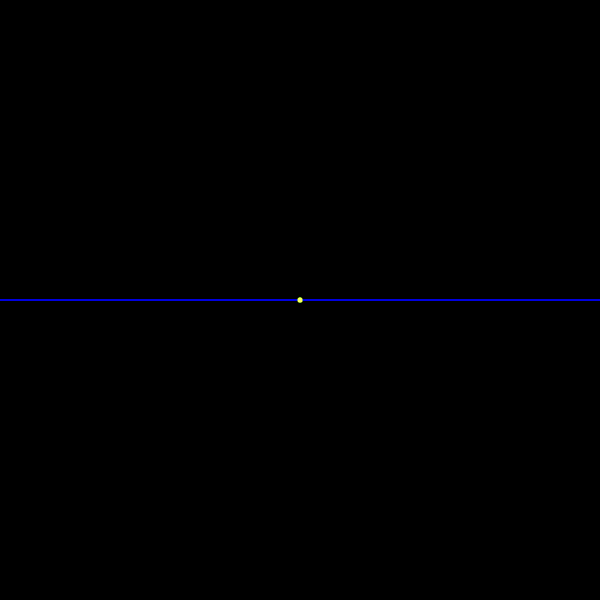
Frame 1 (no input)
Frame 60 (no input): identical to frame 1, image omitted
Frame 120 (the mouse pressed at the canvas centre since frame 60): identical to frame 1, image omitted

The p5.js sketch that drew this single still picture (run headless with seeded random() and noise() and a simulated clock; from frame 60 on, the mouse is pressed at the canvas centre):

// p5.js sketch
// ── sketch.js
let A;
let B;
let C;
let U;
let sax;
let say;
let sbx;
let sby;
let scx;
let scy;
function setup() {
    createCanvas(600, 600);
    //createCanvas(windowHeight, windowHeight);
    sax = createSlider(-width / 2, width / 2, 0, 10);
    say = createSlider(-height / 2, height / 2, 0, 10);
    sbx = createSlider(-width / 2, width / 2, 0, 10);
    sby = createSlider(-height / 2, height / 2, 0, 10);
    scx = createSlider(-width / 2, width / 2, 0, 10);
    scy = createSlider(-height / 2, height / 2, 0, 10);
    //sax.position(10, 10);
    //noLoop();
}

function draw() {
    background(0);
    translate(width / 2, height / 2);
    A = createVector(sax.value(), say.value());
    B = createVector(sbx.value(), sby.value());
    C = createVector(scx.value(), scy.value());
    stroke(255, 0, 0);
    strokeWeight(5);
    point(A.x, A.y);
    point(B.x, B.y);
    point(C.x, C.y);
    stroke(255);
    strokeWeight(1);
    line(A.x, A.y, B.x, B.y);
    line(A.x, A.y, C.x, C.y);
    line(C.x, C.y, B.x, B.y);
    mediatriz(A, B);
    mediatriz(A, C);
    mediatriz(C, B);
    let d = 2 * (A.x * (B.y - C.y) + B.x * (C.y - A.y) + C.x * (A.y - B.y));
    let ux = ((A.x * A.x + A.y * A.y) * (B.y - C.y) + (B.x * B.x + B.y * B.y) * (C.y - A.y) + (C.x * C.x + C.y * C.y) * (A.y - B.y)) / d;
    let uy = ((A.x * A.x + A.y * A.y) * (C.x - B.x) + (B.x * B.x + B.y * B.y) * (A.x - C.x) + (C.x * C.x + C.y * C.y) * (B.x - A.x)) / d;
    U = createVector(ux, uy);
    stroke(255, 255, 100);
    strokeWeight(5);
    point(U.x, U.y);
    r = dist(A.x, A.y, U.x, U.y);
    noFill();
    strokeWeight(2);
    circle(U.x, U.y, 2 * r);
}

function mediatriz(A, B) {
    let p = createVector((A.x + B.x) / 2, (A.y + B.y) / 2);
    stroke(0, 255, 0);
    strokeWeight(5);
    point(p.x, p.y);
    if (A.x - B.x !== 0) {
        let m = (A.y - B.y) / (A.x - B.x);
        if (m !== 0) {
            m = -1 / m;
            let y1 = m * (-width / 2 - p.x) + p.y;
            let y2 = m * (width / 2 - p.x) + p.y;

            stroke(0, 0, 255);
            strokeWeight(1);
            line(-width / 2, y1, width / 2, y2);
        } else {
            stroke(0, 0, 255);
            strokeWeight(1);
            line(p.x, -height / 2, p.x, height / 2);
        }
    } else {
        stroke(0, 0, 255);
        strokeWeight(1);
        line(-width / 2, p.y, width / 2, p.y);
    }
}
